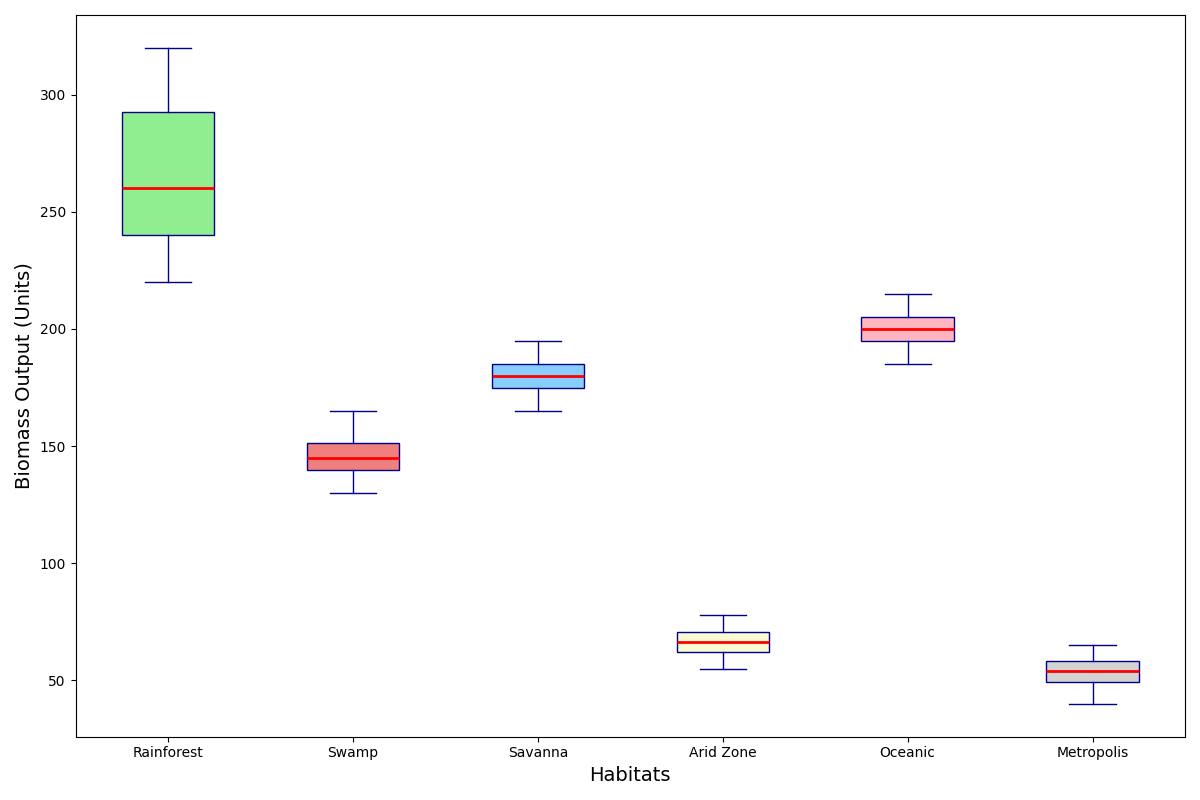

The script that drew this image:
import matplotlib.pyplot as plt

urban_biomass = [50, 55, 60, 65, 47, 53, 58, 63, 45, 50, 55, 60, 40, 45, 50, 55]

biomass_data = [
    [250, 270, 300, 320, 240, 260, 290, 310, 230, 250, 280, 300, 220, 230, 240, 260],  # Rainforest
    [150, 155, 160, 165, 140, 145, 150, 155, 135, 140, 145, 150, 130, 135, 140, 145],  # Swamp
    [180, 185, 190, 195, 175, 180, 185, 190, 170, 175, 180, 185, 165, 170, 175, 180],  # Savanna
    [70, 72, 75, 78, 65, 68, 70, 73, 60, 63, 65, 68, 55, 58, 60, 63],  # Arid Zone
    [200, 205, 210, 215, 195, 200, 205, 210, 190, 195, 200, 205, 185, 190, 195, 200],  # Oceanic
    urban_biomass
]

ecosystems = ["Rainforest", "Swamp", "Savanna", "Arid Zone", "Oceanic", "Metropolis"]

fig, ax = plt.subplots(figsize=(12, 8))

boxplots = ax.boxplot(biomass_data, patch_artist=True,
                      boxprops=dict(facecolor='lightblue', color='darkblue'),
                      whiskerprops=dict(color='darkblue'),
                      capprops=dict(color='darkblue'),
                      medianprops=dict(color='red', linewidth=2),
                      flierprops=dict(marker='o', color='red', alpha=0.5))

colors = ['lightgreen', 'lightcoral', 'lightskyblue', 'lightgoldenrodyellow', 'lightpink', 'lightgray']
for patch, color in zip(boxplots['boxes'], colors):
    patch.set_facecolor(color)

ax.set_xticklabels(ecosystems)
ax.set_xlabel('Habitats', fontsize=14)
ax.set_ylabel('Biomass Output (Units)', fontsize=14)

plt.tight_layout()
plt.show()
